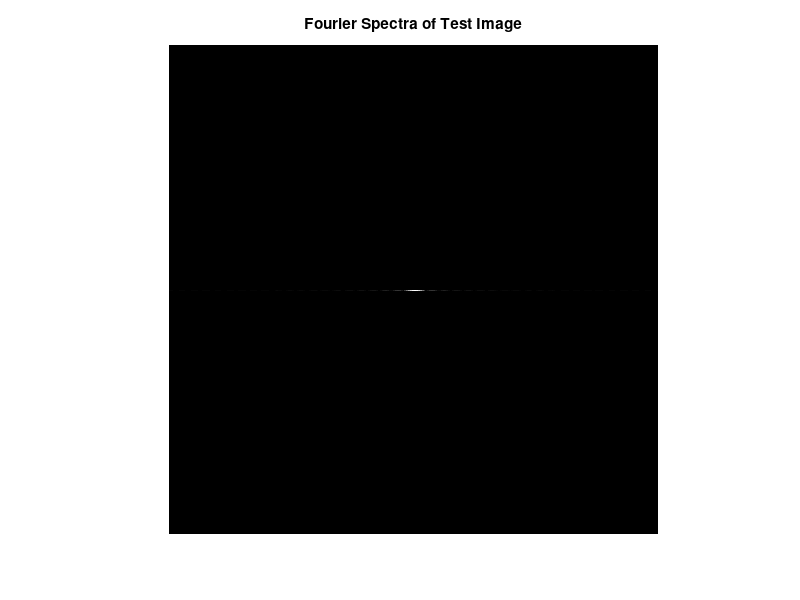
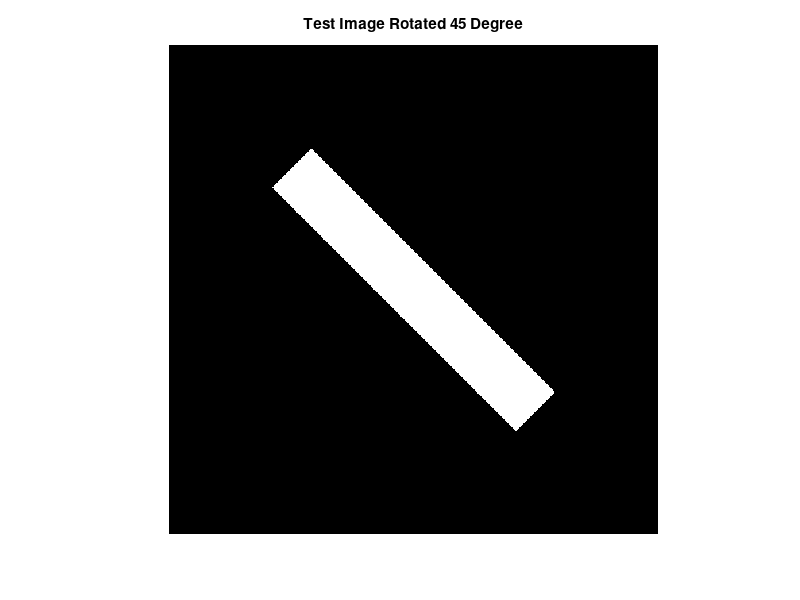
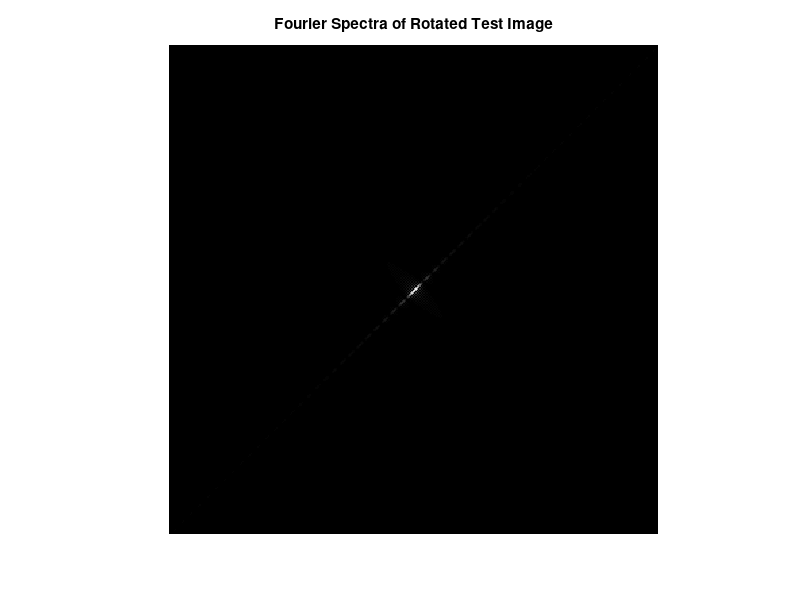

Write MATLAB code to recreate these figures, in order. (Note: this script raises an error after producing the figures.)
clc;
clear all;
close all;

%% Fourier Analysis
test_img=zeros(256,256);
test_img(:,108:148)=1;
% figure
% imshow(test_img); title('Test Image');

test_fourier = fft2(test_img);%fourier transform
test_fourier = fftshift(test_fourier);%shift origin
test_fourier = abs(test_fourier);%amplitude
figure
imshow(test_fourier,[]); title('Fourier Spectra of Test Image');

% rotate 45 degree
test_img_rotate = imrotate(test_img,45);
figure
imshow(test_img_rotate); title('Test Image Rotated 45 Degree');

test_rot_fourier = fft2(test_img_rotate);%fourier transform
test_rot_fourier = fftshift(test_rot_fourier);%shift origin
test_rot_fourier = abs(test_rot_fourier);%amplitude
figure
imshow(test_rot_fourier,[]); title('Fourier Spectra of Rotated Test Image');

%% amplitude and phase
lena = imread('lena.tiff');
lena_grey = rgb2gray(lena);
lena_fourier = fft2(lena_grey);%fourier transform
lena_fourier = fftshift(lena_fourier);%shift origin
lena_amp = abs(lena_fourier);%amplitude
lena_phase = lena_fourier./lena_amp;
lena_amp_inverse = ifft2(lena_amp);
lena_phase_inverse = ifft2(lena_phase);

% figure
% imshow(lena_grey);title('Original Lena Image');
% figure
% imshow(lena_amp_inverse, []);title('Reconstructed Lena with Amplitude');
% figure
% imshow(lena_phase_inverse, []);title('Reconstructed Lena with Phase');

%% Noise Reduction in Freq. Domain
lena_in = double(lena_grey)./255;
lena_in_fourier = fft2(lena_in);
lena_in_fourier = fftshift(lena_in_fourier);
lena_in_fourier_log = log(lena_in_fourier);

lena_gaus = imnoise(lena_in, 'gaussian', 0, 0.005);
lena_gaus_fourier = fft2(lena_gaus);
lena_gaus_fourier = fftshift(lena_gaus_fourier);
lena_gaus_fourier_log = log(lena_gaus_fourier);

% figure
% imshow(lena_in_fourier_log);title('Log Fourier Spectra of Original Lena');
% figure
% imshow(lena_gaus_fourier_log, []);title('Log Fourier Spectra of Lena with Gaussian Noise');

% % low-pass filter: Why are PSNR complex?
info = imfinfo('lena.tiff');
height = info.Height;
width = info.Width;

r=60;
h=fspecial('disk',r); h(h>0)=1;
lowpass_r60 = zeros([height],[width]);
lowpass_r60([[height]/2-r:[height]/2+r],[[width]/2-r:[width]/2+r])=h;
lena_gaus_fourier_lowpass_r60 = imfilter(lena_gaus_fourier,lowpass_r60);
lena_gaus_inverse_1 = ifft2(lena_gaus_fourier_lowpass_r60);
figure
imshow(lena_gaus_inverse_1);title('Denoised Lena with Lowpass r=60');
lena_gaus_inverse_psnr_1 = psnr(lena_gaus_inverse_1,lena_in)

r=20;
h=fspecial('disk',r); h(h>0)=1;
lowpass_r20 = zeros([height],[width]);
lowpass_r20([[height]/2-r:[height]/2+r],[[width]/2-r:[width]/2+r])=h;
lena_gaus_fourier_lowpass_r20 = imfilter(lena_gaus_fourier,lowpass_r20);
lena_gaus_inverse_2 = ifft2(lena_gaus_fourier_lowpass_r20);

figure
imshow(lena_gaus_inverse_2);title('Denoised Lena with Lowpass r=20');
lena_gaus_inverse_psnr_2 = psnr(lena_gaus_inverse_2, lena_in)

%Gaussian Filter
Gau_filter= fspecial('gaussian', height , 60);
max_val = max(Gau_filter, [], 'all');
Gau_filter_normalzied = Gau_filter./max_val;
lena_filtered_by_gau = imfilter(lena_gaus_fourier,Gau_filter_normalzied);
lena_gaus_inverse_3 = ifft2(lena_filtered_by_gau);
figure
imshow(lena_gaus_inverse_3);title('Denoised Lena with Gaussian Filter');
lena_gaus_inverse_psnr_3 = psnr(lena_gaus_inverse_3, lena_in)

%% Filter Design
frequnoisy = imread('frequnoisy.tif');
figure;
imshow(frequnoisy); title('Original Frequnoisy.tif');
[M,N]=size(frequnoisy);
F=fft2(double(frequnoisy)); % taking the fast fourier transform of the image
F=fftshift(F);
log_F = log(F);
figure;
imshow(log_F, []); title('Fourier Spectra of Frequnoisy Image');
notch_filter = ones(size(F,1),size(F,2));

notch_filter(65,65)=0;
notch_filter(193,193)=0;
notch_filter(139,153)=0;
notch_filter(119,105)=0;
figure;
imshow(notch_filter); title('Notch Filter');
G = F.*notch_filter;
G=ifftshift(G);
g=real(ifft2(double(G)));
figure;
imshow(g,[ ]); title('Denoised Image');